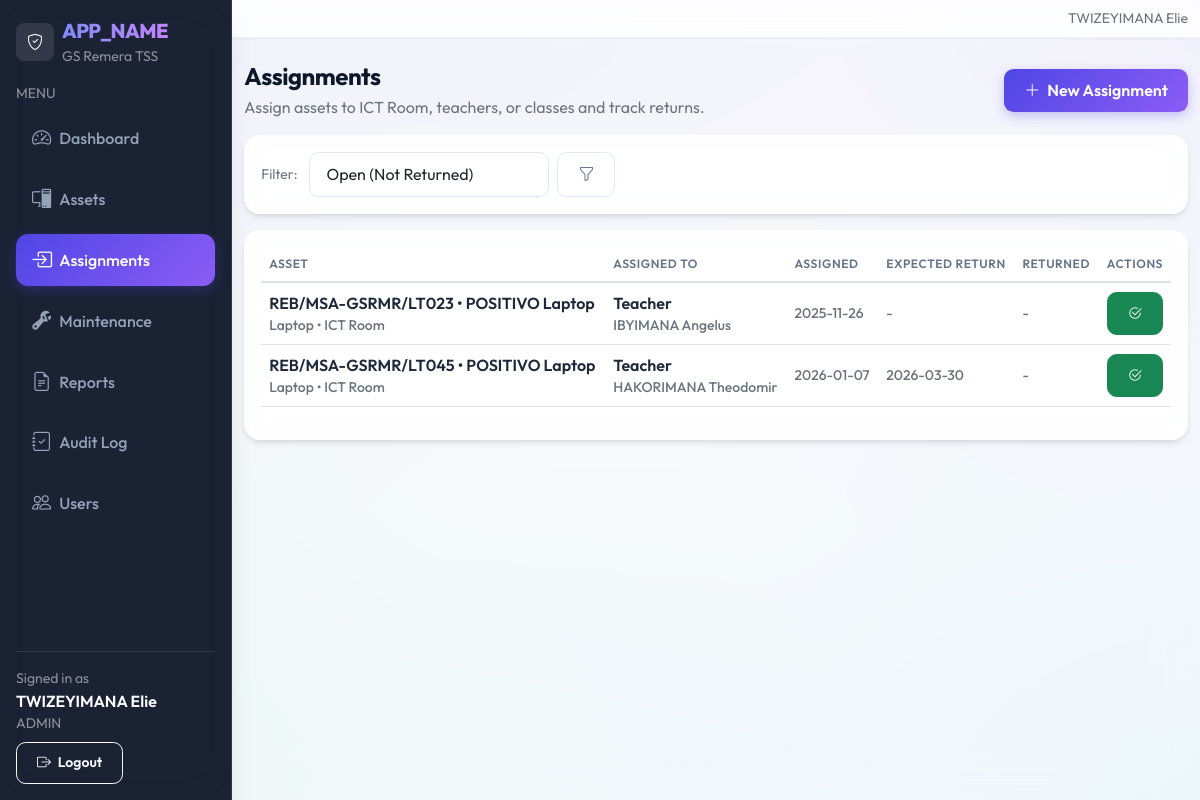
The page /teacher/assignments/index.php (signed in) on the database as committed earlier.
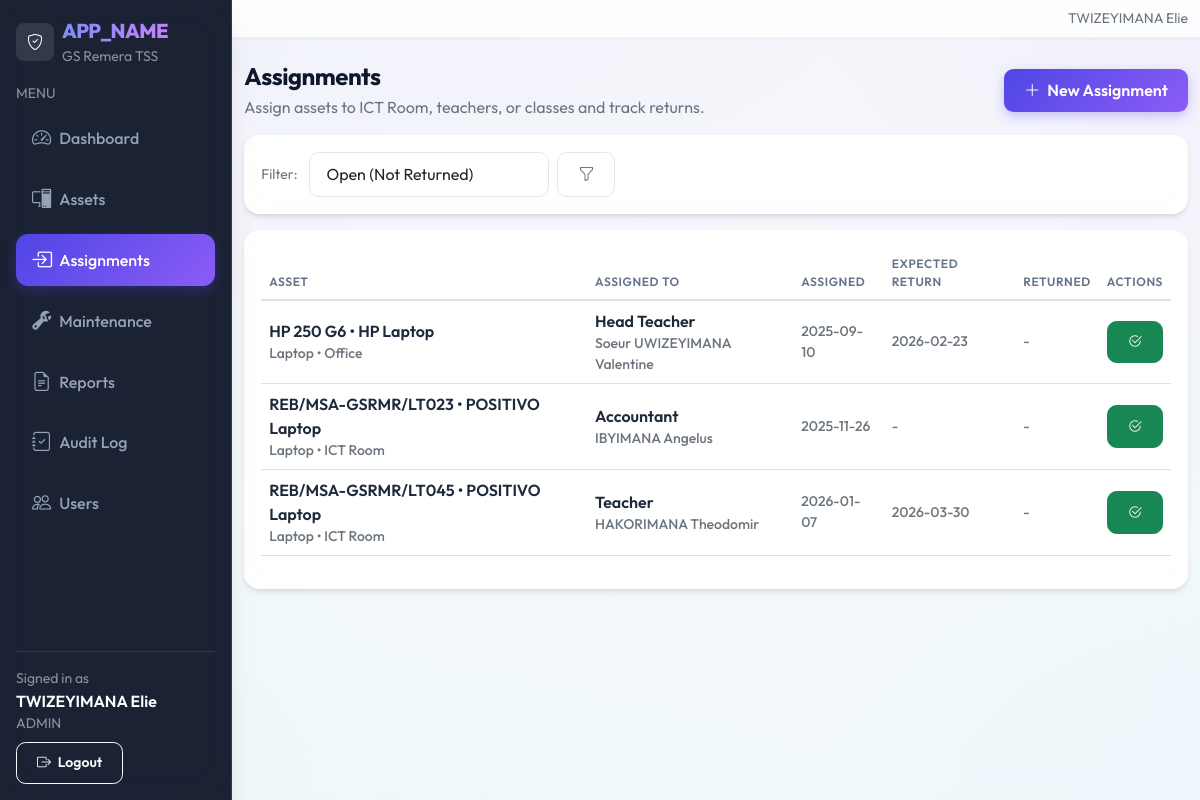
The same page on the database as committed later.
### tables this page shows
CREATE TABLE `asset_assignments` (
  `id` int(10) UNSIGNED NOT NULL,
  `asset_id` int(10) UNSIGNED NOT NULL,
  `assigned_to_type` enum('ICT Room','Teacher','Class/Department','Head Teacher','DOD','DOS','Accountant') NOT NULL,
  `assigned_to_name` varchar(120) NOT NULL,
  `assigned_date` date NOT NULL,
  `expected_return_date` date DEFAULT NULL,
  `returned_date` date DEFAULT NULL,
  `notes` text,
  `created_by` int(10) UNSIGNED NOT NULL,
  `created_at` datetime NOT NULL DEFAULT CURRENT_TIMESTAMP
);

CREATE TABLE `assets` (
  `id` int(10) UNSIGNED NOT NULL,
  `asset_code` varchar(40) NOT NULL,
  `asset_name` varchar(120) NOT NULL,
  `category_id` int(10) UNSIGNED NOT NULL,
  `brand` varchar(80) DEFAULT NULL,
  `model` varchar(80) DEFAULT NULL,
  `serial_number` varchar(80) DEFAULT NULL,
  `purchase_date` date DEFAULT NULL,
  `asset_condition` enum('New','Good','Fair','Damaged') NOT NULL DEFAULT 'Good',
  `status` enum('Available','In Use','Maintenance','Lost') NOT NULL DEFAULT 'Available',
  `location_id` int(10) UNSIGNED NOT NULL,
  `image_path` varchar(255) DEFAULT NULL,
  `notes` text,
  `created_at` datetime NOT NULL DEFAULT CURRENT_TIMESTAMP,
  `updated_at` datetime DEFAULT NULL ON UPDATE CURRENT_TIMESTAMP
);

CREATE TABLE `asset_categories` (
  `id` int(10) UNSIGNED NOT NULL,
  `name` varchar(80) NOT NULL
);

CREATE TABLE `locations` (
  `id` int(10) UNSIGNED NOT NULL,
  `name` varchar(80) NOT NULL
);

### includes/url.php (called while the page is built, shortened)
<?php
function base_url(): string
{
  $b = defined('BASE_URL') ? (string)BASE_URL : '';
  $b = rtrim($b, '/');
  return $b;
}
function url(string $path): string
{
  $full = base_url() . $path;
  return $full === '' ? '/' : $full;
}

### teacher/assignments/index.php (the view, shortened to what the changed rows need)
<?php
require_once __DIR__ . '/../../includes/layout.php';
require_once __DIR__ . '/../../includes/url.php';
$pdo = db();
$filter = trim($_GET['filter'] ?? 'open');
$where = '';
if ($filter === 'open') $where = "WHERE aa.returned_date IS NULL";
elseif ($filter === 'returned') $where = "WHERE aa.returned_date IS NOT NULL";
$stmt = $pdo->query("
  SELECT
    aa.*,
    a.asset_code, a.asset_name, a.status AS asset_status,
    c.name AS category_name,
    l.name AS location_name
  FROM asset_assignments aa
  JOIN assets a ON a.id = aa.asset_id
  JOIN asset_categories c ON c.id = a.category_id
  JOIN locations l ON l.id = a.location_id
  {$where}
  ORDER BY aa.id DESC
  LIMIT 200
");
$rows = $stmt->fetchAll();
layout_header('Assignments', 'assignments');
?>
<div class="d-flex align-items-center justify-content-between flex-wrap gap-2 mb-3">
  <div>
    <h1 class="h4 mb-1">Assignments</h1>
  </div>
</div>
<div class="card table-card">
  <div class="card-body">
    <div class="table-responsive">
      <table class="table align-middle">
        <thead>
          <tr class="text-secondary small">
            <th>Asset</th>
            <th>Assigned To</th>
            <th>Assigned</th>
            <th>Expected Return</th>
            <th>Returned</th>
            <th class="text-end">Actions</th>
          </tr>
        </thead>
        <tbody>
          <?php foreach ($rows as $r): ?>
            <tr>
              <td>
                <div class="fw-semibold"><?php echo htmlspecialchars($r['asset_code']); ?> • <?php echo htmlspecialchars($r['asset_name']); ?></div>
                <div class="small text-secondary"><?php echo htmlspecialchars($r['category_name']); ?> • <?php echo htmlspecialchars($r['location_name']); ?></div>
              </td>
              <td>
                <div class="fw-semibold"><?php echo htmlspecialchars($r['assigned_to_type']); ?></div>
                <div class="small text-secondary"><?php echo htmlspecialchars($r['assigned_to_name']); ?></div>
              </td>
              <td class="small text-secondary"><?php echo htmlspecialchars($r['assigned_date']); ?></td>
              <td class="small text-secondary"><?php echo htmlspecialchars($r['expected_return_date'] ?: '-'); ?></td>
              <td class="small text-secondary"><?php echo htmlspecialchars($r['returned_date'] ?: '-'); ?></td>
              <td class="text-end">
                <?php if (empty($r['returned_date'])): ?>
                  <a class="btn btn-sm btn-success"
                     href="<?php echo htmlspecialchars(url('/teacher/assignments/return.php')); ?>?id=<?php echo (int)$r['id']; ?>"
                     data-confirm="Mark this asset as returned?">
                    <i class="bi bi-check2-circle"></i>
                  </a>
                <?php endif; ?>
              </td>
            </tr>
          <?php endforeach; ?>
        </tbody>
      </table>
    </div>
  </div>
</div>
<?php layout_footer(); ?>

### includes/layout.php (shortened to what the changed rows need)
<?php
require_once __DIR__ . '/url.php';
function layout_header(string $title, string $active = ''): void
{
  $navItems = [
    ['label' => 'Dashboard', 'icon' => 'bi-speedometer2', 'href' => url('/index.php'), 'key' => 'dashboard', 'roles' => ['admin','teacher','viewer']],
    ['label' => 'Assets', 'icon' => 'bi-pc-display', 'href' => url('/admin/assets/index.php'), 'key' => 'assets', 'roles' => ['admin','teacher','viewer']],
    ['label' => 'Assignments', 'icon' => 'bi-box-arrow-in-right', 'href' => url('/teacher/assignments/index.php'), 'key' => 'assignments', 'roles' => ['admin','teacher','viewer']],
    ['label' => 'Maintenance', 'icon' => 'bi-wrench-adjustable', 'href' => url('/teacher/maintenance/index.php'), 'key' => 'maintenance', 'roles' => ['admin','teacher']],
    ['label' => 'Reports', 'icon' => 'bi-file-earmark-text', 'href' => url('/reports/index.php'), 'key' => 'reports', 'roles' => ['admin','teacher','viewer']],
    ['label' => 'Audit Log', 'icon' => 'bi-journal-check', 'href' => url('/admin/audit/index.php'), 'key' => 'audit', 'roles' => ['admin']],
    ['label' => 'Users', 'icon' => 'bi-people', 'href' => url('/admin/users/index.php'), 'key' => 'users', 'roles' => ['admin']],
  ];
  ?>
  <!doctype html>
  <html lang="en">
  <head>
    <link href="https://cdn.jsdelivr.net/npm/bootstrap@5.3.3/dist/css/bootstrap.min.css" rel="stylesheet">
    <link href="https://cdn.jsdelivr.net/npm/bootstrap-icons@1.11.3/font/bootstrap-icons.min.css" rel="stylesheet">
    <link href="<?php echo htmlspecialchars(url('/assets/css/app.css')); ?>" rel="stylesheet">
  </head>
  <body>
    <div class="d-flex app-shell">
      <aside class="sidebar d-none d-md-flex flex-column p-3">
        <nav class="nav nav-pills flex-column gap-1">
          <?php foreach ($navItems as $item): ?>
            <a class="nav-link <?php echo ($active === $item['key']) ? 'active' : ''; ?>"
               href="<?php echo htmlspecialchars($item['href']); ?>">
              <i class="bi <?php echo htmlspecialchars($item['icon']); ?> me-2"></i>
              <?php echo htmlspecialchars($item['label']); ?>
            </a>
          <?php endforeach; ?>
        </nav>
      </aside>
      <main class="content">
        <div class="container-fluid py-4">
  <?php
}
function layout_footer(): void
{
  ?>
        </div>
      </main>
    </div>
  </body>
  </html>
  <?php
}

Rows that differ between the two databases and show on the page:
added asset_assignments: asset.asset_code "HP 250 G6", asset.asset_name "HP Laptop", asset_categories.name "Laptop", locations.name "Office", assigned_to_type "Head Teacher", assigned_to_name "Soeur UWIZEYIMANA Valentine", assigned_date "2025-09-10", expected_return_date "2026-02-23", returned_date "-"
changed asset_assignments "IBYIMANA Angelus": assigned_to_type "Teacher" → "Accountant"
